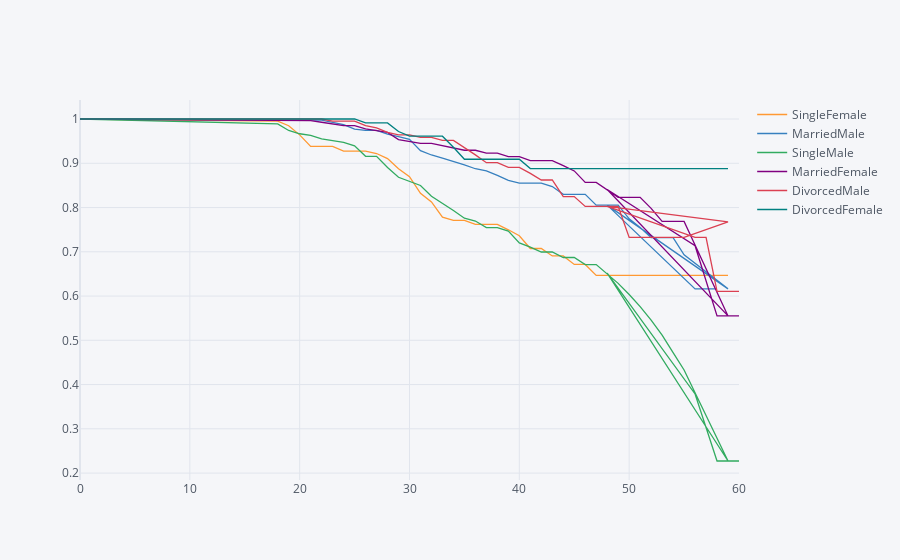

The cell this chart's notebook holds for it:
### Markdown cell above
## 6. Now that we have looked at the retention rates by gender and marital status individually, let's look at them together. 

Create a new field in the data set that concatenates marital status and gender, and then generate and plot a survival curve that shows the retention by this new field over the age of the employee.

### Code cell
data['Marital Status and Gender'] = data['MaritalStatus'] + data['Gender']

survival(data , 'Marital Status and Gender', 'Age', 'Attrition').iplot()

### Figure 1 — Plotly figure (JSON) as saved in the notebook; plotly's stock layout.template omitted (floating-point values rounded to 4 significant figures)
{"data": [{"line": {"color": "rgba(255, 153, 51, 1.0)", "dash": "solid", "shape": "linear", "width": 1.3}, "mode": "lines", "name": "SingleFemale", "text": "", "type": "scatter", "x": [0, 18, 19, 20, 21, 22, 23, 24, 25, 26, 27, 28, 29, 30, 31, 32, 33, 34, 35, 36, 37, 38, 39, 40, 41, 42, 43, 44, 45, 46, 47, 49, 50, 51, 52, 53, 54, 55, 59, 48, 56, 57, 58, 60], "y": [1, 0.995, 0.9848, 0.9641, 0.9381, 0.9381, 0.9381, 0.9275, 0.9275, 0.9275, 0.922, 0.9106, 0.8874, 0.8697, 0.8322, 0.8125, 0.7781, 0.7709, 0.7709, 0.7619, 0.7619, 0.7619, 0.7497, 0.7363, 0.7074, 0.7074, 0.6906, 0.6906, 0.6714, 0.6714, 0.6465, 0.6465, 0.6465, 0.6465, 0.6465, 0.6465, 0.6465, 0.6465, 0.6465, "", "", "", "", ""]}, {"line": {"color": "rgba(55, 128, 191, 1.0)", "dash": "solid", "shape": "linear", "width": 1.3}, "mode": "lines", "name": "MarriedMale", "text": "", "type": "scatter", "x": [0, 18, 19, 20, 21, 22, 23, 24, 25, 26, 27, 28, 29, 30, 31, 32, 33, 34, 35, 36, 37, 38, 39, 40, 41, 42, 43, 44, 45, 46, 47, 49, 50, 51, 52, 53, 54, 55, 59, 48, 56, 57, 58, 60], "y": [1, 0.9988, 0.9988, 0.9988, 0.9988, 0.9975, 0.9925, 0.9874, 0.977, 0.9743, 0.9743, 0.9659, 0.96, 0.954, 0.9286, 0.9187, 0.9116, 0.9043, 0.8964, 0.8876, 0.8828, 0.8726, 0.8614, 0.8553, 0.8553, 0.8553, 0.8473, 0.8299, 0.8299, 0.8299, 0.8055, 0.8055, 0.7745, 0.7546, 0.7318, 0.7318, 0.7318, 0.6932, 0.6162, 0.8055, 0.6162, 0.6162, 0.6162, ""]}, {"line": {"color": "rgba(50, 171, 96, 1.0)", "dash": "solid", "shape": "linear", "width": 1.3}, "mode": "lines", "name": "SingleMale", "text": "", "type": "scatter", "x": [0, 18, 19, 20, 21, 22, 23, 24, 25, 26, 27, 28, 29, 30, 31, 32, 33, 34, 35, 36, 37, 38, 39, 40, 41, 42, 43, 44, 45, 46, 47, 49, 50, 51, 52, 53, 54, 55, 59, 48, 56, 57, 58, 60], "y": [1, 0.9889, 0.9741, 0.9667, 0.9629, 0.9552, 0.9513, 0.9474, 0.9395, 0.9156, 0.9156, 0.8903, 0.8684, 0.8592, 0.8497, 0.8254, 0.8099, 0.7935, 0.776, 0.7694, 0.7548, 0.7548, 0.7466, 0.7199, 0.7103, 0.6995, 0.6995, 0.6871, 0.6871, 0.6711, 0.6711, 0.6286, 0.6035, 0.576, 0.5457, 0.5116, 0.4723, 0.4329, 0.2273, 0.6519, 0.3788, 0.303, 0.2273, 0.2273]}, {"line": {"color": "rgba(128, 0, 128, 1.0)", "dash": "solid", "shape": "linear", "width": 1.3}, "mode": "lines", "name": "MarriedFemale", "text": "", "type": "scatter", "x": [0, 18, 19, 20, 21, 22, 23, 24, 25, 26, 27, 28, 29, 30, 31, 32, 33, 34, 35, 36, 37, 38, 39, 40, 41, 42, 43, 44, 45, 46, 47, 49, 50, 51, 52, 53, 54, 55, 59, 48, 56, 57, 58, 60], "y": [1, 0.9963, 0.9963, 0.9963, 0.9963, 0.9926, 0.9889, 0.9852, 0.9852, 0.9777, 0.9738, 0.9698, 0.9535, 0.9493, 0.9449, 0.9449, 0.94, 0.9349, 0.9294, 0.9294, 0.9228, 0.9228, 0.9151, 0.9151, 0.9058, 0.9058, 0.9058, 0.8946, 0.8827, 0.8568, 0.8568, 0.8231, 0.8231, 0.8231, 0.7981, 0.7686, 0.7686, 0.7686, 0.5551, 0.8406, 0.7137, 0.6344, 0.5551, 0.5551]}, {"line": {"color": "rgba(219, 64, 82, 1.0)", "dash": "solid", "shape": "linear", "width": 1.3}, "mode": "lines", "name": "DivorcedMale", "text": "", "type": "scatter", "x": [0, 18, 19, 20, 21, 22, 23, 24, 25, 26, 27, 28, 29, 30, 31, 32, 33, 34, 35, 36, 37, 38, 39, 40, 41, 42, 43, 44, 45, 46, 47, 49, 50, 51, 52, 53, 54, 55, 59, 48, 56, 57, 58, 60], "y": [1, 1, 1, 1, 1, 1, 0.9952, 0.9952, 0.9952, 0.9852, 0.9802, 0.9697, 0.9643, 0.9643, 0.9583, 0.9583, 0.9515, 0.9515, 0.9357, 0.919, 0.9013, 0.9013, 0.8906, 0.8906, 0.8773, 0.8621, 0.8621, 0.8247, 0.8247, 0.8024, 0.8024, 0.8024, 0.7326, 0.7326, 0.7326, 0.7326, 0.7326, 0.7326, 0.7675, 0.8024, 0.7326, 0.7326, 0.6105, 0.6105]}, {"line": {"color": "rgba(0, 128, 128, 1.0)", "dash": "solid", "shape": "linear", "width": 1.3}, "mode": "lines", "name": "DivorcedFemale", "text": "", "type": "scatter", "x": [0, 18, 19, 20, 21, 22, 23, 24, 25, 26, 27, 28, 29, 30, 31, 32, 33, 34, 35, 36, 37, 38, 39, 40, 41, 42, 43, 44, 45, 46, 47, 49, 50, 51, 52, 53, 54, 55, 59, 48, 56, 57, 58, 60], "y": [1, 1, 1, 1, 1, 1, 1, 1, 1, 0.9912, 0.9912, 0.9912, 0.9717, 0.9612, 0.9612, 0.9612, 0.9612, 0.9362, 0.9091, 0.9091, 0.9091, 0.9091, 0.9091, 0.9091, 0.8879, 0.8879, 0.8879, 0.8879, 0.8879, 0.8879, 0.8879, 0.8879, 0.8879, 0.8879, 0.8879, 0.8879, 0.8879, 0.8879, 0.8879, 0.8879, 0.8879, 0.8879, 0.8879, ""]}], "layout": {"legend": {"bgcolor": "#F5F6F9", "font": {"color": "#4D5663"}}, "paper_bgcolor": "#F5F6F9", "plot_bgcolor": "#F5F6F9", "title": {"font": {"color": "#4D5663"}}, "xaxis": {"gridcolor": "#E1E5ED", "showgrid": true, "tickfont": {"color": "#4D5663"}, "title": {"font": {"color": "#4D5663"}, "text": ""}, "zerolinecolor": "#E1E5ED"}, "yaxis": {"gridcolor": "#E1E5ED", "showgrid": true, "tickfont": {"color": "#4D5663"}, "title": {"font": {"color": "#4D5663"}, "text": ""}, "zerolinecolor": "#E1E5ED"}}}
